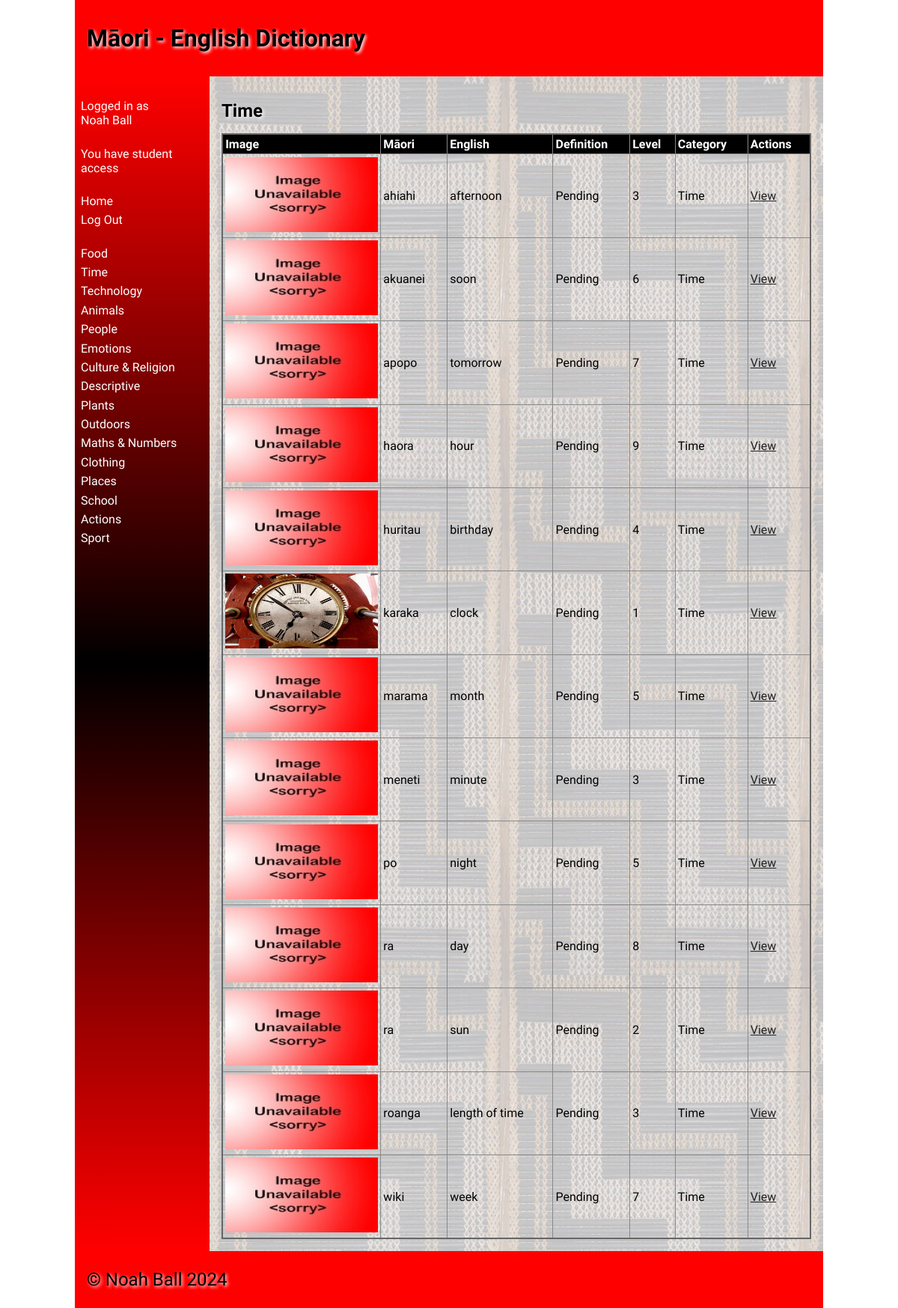
The app's page /category/2 (signed in) with its own data.
### tables this page shows
CREATE TABLE category
(
    id   integer
        constraint category_pk
            primary key autoincrement,
    name varchar(35)
);

CREATE TABLE "word"
(
    id         integer
        constraint word_pk
            primary key autoincrement,
    maori      varchar(35),
    english    varchar(35),
    definition varchar(256),
    level      integer,
    category   integer
        constraint word_category_id_fk
            references category,
    filename   varchar(40),
    added_by   integer
        constraint word_user_id_fk
            references user,
    added_time integer
);

### routes/pages.py (the view)
def category_page(cat_id):
    if not helpers.user_authenticated():  # Check if the user is logged in
        return redirect('/login')  # If not, redirect to the login page
    try:
        cat_id = int(cat_id)
    except ValueError:
        return redirect('/?error=Category+ID+is+invalid.')
    categories = helpers.get_categories()  # Retrieve all categories from the database
    cat_name = helpers.cat_id_to_name(cat_id, categories)
    if cat_name is None:  # If the category id is invalid
        return redirect('/?error=Category+not+found')  # Redirect to the home page
    words = db.run_query("SELECT id, maori, english, definition, level, category, filename FROM word WHERE category = ?", (cat_id,), True, False)
    words = helpers.get_category_names(words, categories)  # Add the category name to each word tuple
    return render_template('home.html', words=words, cat_id=cat_id, cat_name=cat_name, error=request.args.get("message"), categories=categories)

### lib/db.py (called while the page is built)
def create_connection(db_file):
    try:  # Try/except block to handle exceptions
        connection = sqlite3.connect(db_file)  # Create a connection to the database
        return connection  # Return the connection
    except sqlite3.Error as e:
        print(e)  # Print the error (if one is caught)
    return None

def run_query(query: str, params: tuple, multiple: bool, commit: bool):
    conn = create_connection(globals.DATABASE_FILE)  # Create a connection to the database
    cur = conn.cursor()  # Create a cursor object
    cur.execute(query, params)  # Execute the query
    if commit:  # If the query requires a commit
        conn.commit()  # Commit the query
    if multiple:  # If the query returns multiple rows
        result = cur.fetchall()  # Retrieve all rows
    else:  # If the query returns a single row
        result = cur.fetchone()  # Retrieve the row
    conn.close()  # Close the connection
    return result  # Return the result

### lib/helpers.py (called while the page is built)
def get_categories():
    query = "SELECT id, name FROM category"
    conn = db.create_connection(globals.DATABASE_FILE)
    cur = conn.cursor()
    cur.execute(query)
    categories = cur.fetchall()
    conn.close()
    return categories

def user_authenticated():
    return 'user_id' in session

def get_category_names(words: tuple, categories: tuple):
    for i in range(len(words)): # For each word
        for j in range(len(categories)): # For each category
            if words[i][5] == categories[j][0]: # If the category ID matches
                words[i] = words[i] + (categories[j][1],) # Add the category name to the word tuple
                break # Break the loop
        if len(words[i]) == 6: # If the category name was not added
            words[i] = words[i] + ("Unknown",)
    return words

def cat_id_to_name(cat_id: int, categories: tuple):
    for i in range(len(categories)): # For each category
        if categories[i][0] == cat_id: # If the category ID matches
            return categories[i][1] # Return the category name
    return "Unknown" # If the category ID is not found, return "Unknown".

### templates/home.html (shortened to what this page needs)
{% extends 'base.html' %}
{% block heading %}Māori - English Dictionary{% endblock %}
{% block main %}
    <h2>{{ cat_name }}</h2>
    <table>
        <tr>
            <th>Image</th>
            <th>Māori</th>
            <th>English</th>
            <th>Definition</th>
            <th>Level</th>
            <th>Category</th>
            <th>Actions</th>
        </tr>
        {% for word in words %}
            <tr>
                <td><img src="/static/images/{{ word[6] or "noimage.jpg" }}" alt="{{ word[2] }}" width="100" height="100"></td>
                <td>{{ word[1] }}</td>
                <td>{{ word[2] }}</td>
                <td>{{ word[3] }}</td>
                <td>{{ word[4] }}</td>
                <td>{{ word[7] }}</td>
                <td><a href="/word/{{ word[0] }}">View</a></td>
            </tr>
        {% endfor %}
    </table>
{% endblock %}

### templates/base.html (shortened to what this page needs)
<!doctype html>
<html lang="en">
<head>
    <link href="{{ url_for('static', filename='css/style.css') }}" rel="stylesheet">
</head>
<body>
<div id="container">
    <header>
        <h1>{% block heading %}{% endblock %}</h1>
    </header>
    <nav>
        <ul>
            {% if session["username"] %}
                <li><a>Logged in as<br>{{ session["name"] }}</a></li>
                <br>
                {% if session["user_type"] == 1 %}
                    <li><a>You have student access</a></li>
                {% elif session["user_type"] == 2 %}
                    <li><a>You have teacher access</a></li>
                    <br>
                    <li><a href="/add-category">Add Category</a></li>
                {% endif %}
                <br>
                <li><a href="/">Home</a></li>
            {% endif %}
            {% if not session["user_id"] %}
                <li><a href="/login">Log In</a></li>
                <li><a href="/signup">Sign Up</a></li>
            {% else %}
                <li><a href="/logout">Log Out</a></li>
            {% endif %}
            <br>
            {% for category in categories %}
                <li><a href="/category/{{ category[0] }}">{{ category[1] }}</a></li>
            {% endfor %}
        </ul>
    </nav>
    <main>
        {% block main %}{% endblock %}
    </main>
    <footer>
        <p>
            &copy; Noah Ball 2024
        </p>
    </footer>
</div>
</body>
</html>

### static/css/style.css (style rules this page uses)
* { font-family: Comfortaa, sans-serif; margin: 0; padding: 0; box-sizing: border-box; }
#container { display: grid; grid-template-columns: 75px auto; grid-template-areas: 'nav header' 'main main' 'footer footer'; }
header { grid-area: header; background-color: #f00; padding: 1rem; }
nav { grid-area: nav; }
main { grid-area: main; padding: 1rem; background-color: #edd; }
h1, h2, h3, h4 { padding: 1rem 0; font-family: 'Suez One', serif; color: #000; text-shadow: 2px 2px 4px #fff; }
p { padding: 0.5rem 0; }
a { color: #222; }
img { width: 100%; }
table { width: 100%; border: 2px solid #666; border-collapse: collapse; }
th, td { border: 1px solid #888; padding: 0.2rem; text-align: left; }
th { background-color: #000; color: #fff; }
footer { grid-area: footer; padding: 1rem; background-color: #f00; }
footer p { color: #000; text-shadow: 2px 2px 4px #fff; font-size: 1.5rem; }
@media only screen and (min-width: 768px) { #container { grid-template-columns: 180px auto; grid-template-areas: 'header header' 'nav main' 'footer footer'; } }
@media only screen and (min-width: 768px) { nav { background: linear-gradient(180deg, rgba(255,0,0,1) 0%, rgba(0, 0, 0, 1) 50%, rgba(255,0,0,1) 100%); padding: 0.5rem; } }
@media only screen and (min-width: 768px) { nav ul { list-style: none; } }
@media only screen and (min-width: 768px) { nav li { padding: 0.2rem 0; } }
@media only screen and (min-width: 768px) { nav a { color: #fff; text-decoration: none; } }
@media only screen and (min-width: 768px) { main { background-image: url('/poutama.jpg'); } }
@media only screen and (min-width: 1000px) { #container { width: 1000px; margin: auto; } }

### records on screen
category: name "Food"
category: name "Time", name "Time" "Time" "Time" "Time" "Time" "Time" "Time" "Time" "Time" "Time" "Time" "Time" "Time"
category: name "Technology"
category: name "Animals"
category: name "People"
category: name "Emotions"
category: name "Culture & Religion"
category: name "Descriptive"
category: name "Plants"
category: name "Outdoors"
category: name "Maths & Numbers"
category: name "Clothing"
category: name "Places"
category: name "School"
category: name "Actions"
category: name "Sport"
word: maori "ahiahi", english "afternoon", definition "Pending"
word: maori "akuanei", english "soon", definition "Pending"
word: maori "apopo", english "tomorrow", definition "Pending"
word: maori "haora", english "hour", definition "Pending"
word: maori "huritau", english "birthday", definition "Pending"
word: filename+english (picture), maori "karaka", english "clock", definition "Pending"
word: maori "marama", english "month", definition "Pending"
word: maori "meneti", english "minute", definition "Pending"
word: maori "po", english "night", definition "Pending"
word: maori "ra", english "day", definition "Pending"
word: maori "ra", english "sun", definition "Pending"
word: maori "roanga", english "length of time", definition "Pending"
word: maori "wiki", english "week", definition "Pending"

### other values on screen
{{ session["name"] }} "Noah Ball"
{{ word[4] }} "3" "6" "7" "9" "4" "1" "5" "3" "5" "8" "2" "3" "7"
